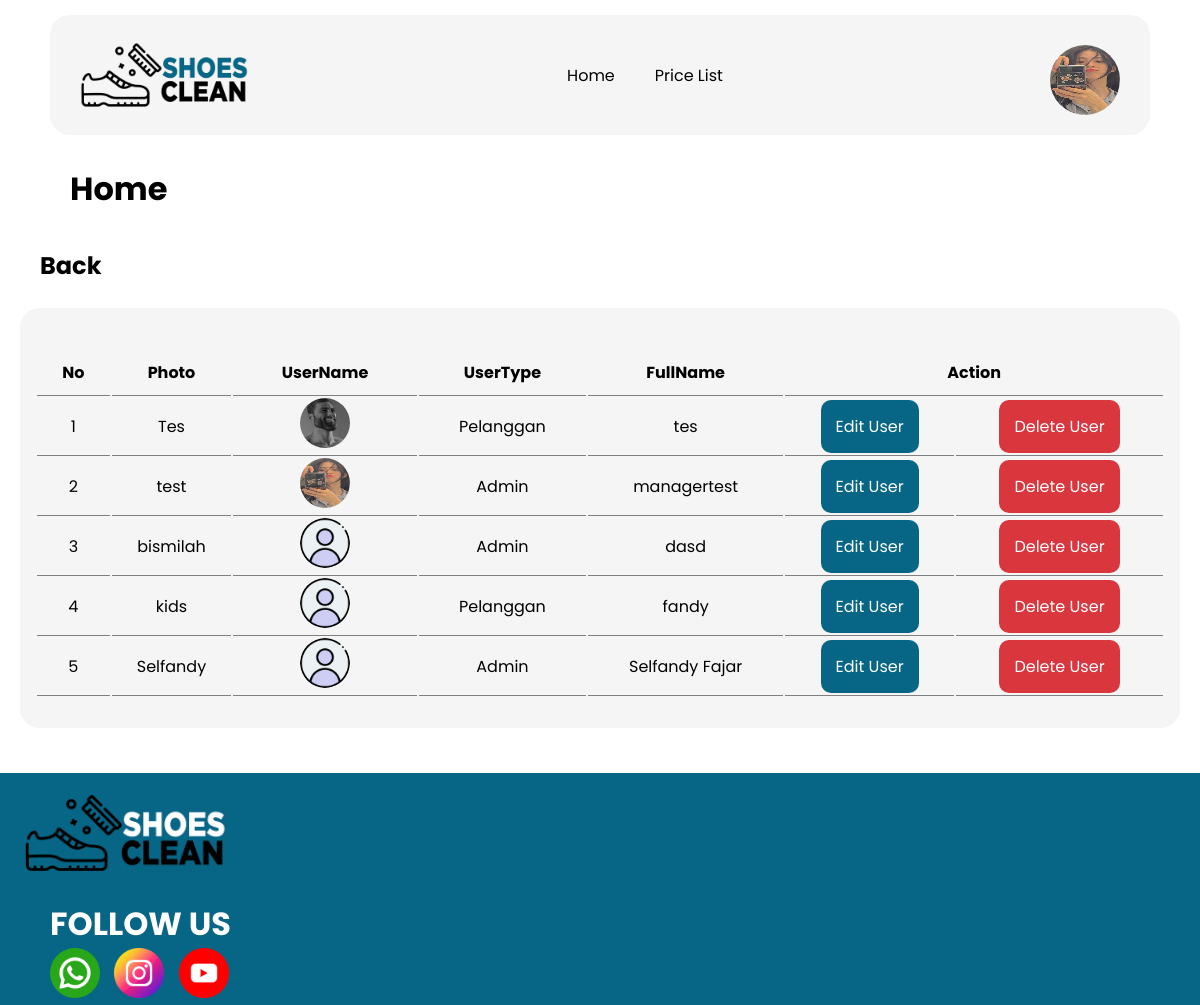
The app's page /read_user.php (signed in) with its own data.
### tables this page shows
CREATE TABLE `user` (
  `userid` int(50) NOT NULL,
  `username` varchar(100) NOT NULL,
  `password_user` varchar(255) NOT NULL,
  `usertype` varchar(50) NOT NULL,
  `fullname` varchar(100) NOT NULL,
  `userphoto` varchar(225) NOT NULL DEFAULT 'default.png'
);

### read_user.php (the view, shortened to what this page needs)
<!DOCTYPE html>
<html lang="en">
<head>
    <link rel="stylesheet" href="css/style.css">
</head>
<body>
    <div class="container">
        <div class="header">
            <div class="navbar">
                    <img class="logo" src="assets/logo.png">
                    <ul>
                        <li class="list"><a href="index.php">Home</a></li>
                        <li class="list"><a href="pricelist.php">Price List</a></li>
                    </ul>
                    <?php
                    include "connection.php";
                    $query = "SELECT * FROM user WHERE userid= '$_SESSION[userid]'";
                    $user = mysqli_query($db_connection, $query);
                    $data = mysqli_fetch_assoc($user);
                    ?>
                    <a href="change_photo.php">
                        <img class="profile" src="upload/user/<?= $data['userphoto']; ?>">
                    </a>
            </div>
        </div>
        <div class="content">
            <h1 class="title">Home</h1>
            <br>
        <?php if ($_SESSION['usertype'] == 'Admin') { ?>
        <div class="container-card-c">
        <h2 class="title-back"><a href="index.php">Back</a></h2>
        <br>
        <table class="table-content" >
                <tr>
                    <th>No</th>
                    <th>Photo</th>
                    <th>UserName</th>
                    <th>UserType</th>
                    <th>FullName</th>
                    <th colspan="2">Action</th>
                </tr>
                <?php
                    include "connection.php";
                    $query = "SELECT * FROM user";
                    $pets = mysqli_query($db_connection, $query);
                    $i=1;
                    foreach ($pets as $data) :
                    ?>
                <tr>
                    <td><?php echo $i++; ?></td>
                    <td><?php echo $data['username']; ?></td>
                    <td>
                        <img src="upload/user/<?php echo $data['userphoto']; ?>" width="50" height="50" style="border-radius: 50%;"><br>
                    </td>
                    <td><?php echo $data['usertype']; ?></td>
                    <td><?php echo $data['fullname']; ?></td>
                    <td><p><a href="edit_user.php?id=<?=$data['userid']?>" class="btn-end">Edit User</a></p></td>
                    <td><p><a href="delete_user.php?id=<?=$data['userid']?>"onclick= "return confirm('Are you sure?')" class="btn-del">Delete User</a></p></td>
                </tr>
                <?php endforeach; ?>
            </table>
            </div>
            <?php } ?>
        <br>
        </div>
    </div>
    <footer>
            <img class="logo-footer" src="assets/logo2.png">
        <div class="follow">
            <h1>FOLLOW US</h1>
            <div class="sosmed">
                <img src="assets/whatsapp (1).png" class="img-footer">
                <img src="assets/instagram.png" class="img-footer">
                <img src="assets/youtube (1).png" class="img-footer">
            </div>
        </div>
    </footer>
</body>
</html>

### css/style.css (style rules this page uses)
* { margin: 0; padding: 0; }
html { font-family: 'Poppins', sans-serif; }
.container { width: 100%; height: 100%; }
.header { position: sticky; width: 100%; padding-top: 15px; justify-content: center; }
.navbar { padding: 10px; display: flex; justify-content: space-evenly; top: 50px; width: 90%; height: 100px; margin: auto; border-radius: 20px; background-color: #f5f5f5; }
.navbar ul { display: flex; width: 100%; height: 100%; object-fit: cover; justify-content: center; align-items: center; border-radius: 10px; }
.navbar .list { font-family: 'Poppins'; text-decoration: none; list-style-type: none; transition-delay: .1s; border-radius: 10px; transition: .5s ease-in-out; }
.navbar a { padding: 15px; margin: 5px; text-decoration: none; color: black; transition: .5s ease-in-out; border-radius: 10px; }
.btn-end { width: 70px; height: 20px; padding: 15px; text-decoration: none; color: #fff; background-color: #076585; transition: .5s ease-in-out; border-radius: 10px; text-align: center; }
.btn-del { width: 70px; height: 20px; padding: 15px; text-decoration: none; color: #fff; background-color: #da363e; transition: .5s ease-in-out; border-radius: 10px; text-align: center; }
.navbar .profile { margin: auto; border-radius: 50%; width: 70px; height: 70px; align-items: center; }
.content { height: 100%; padding: 20px; }
.title { margin: 10px 50px; }
.table-content { width: 100%; background-color: #f5f5f5; border-radius: 20px; padding: 40px 15px; padding-bottom: 30px; max-height: 750px; text-align: center; margin: auto; }
.table-content th { padding: 10px; border-bottom: 1px solid grey; align-items: center; }
.table-content td { border-bottom: 1px solid grey; }
.title-back a { padding: 15px; margin: 5px; text-decoration: none; color: black; transition: .5s ease-in-out; border-radius: 10px; }
footer { width: 100%; height: 100%; background-color: #076585; }
.logo-footer { width: 20%; }
.follow { margin-left: 50px; color: #fff; }
.img-footer { width: 50px; margin-right: 10px; }

### records on screen
user: userphoto (picture), username "test", usertype "Admin", fullname "managertest"
user: username "Tes", userphoto (picture), usertype "Pelanggan", fullname "tes"
user: username "bismilah", userphoto (placeholder picture), usertype "Admin", fullname "dasd"
user: username "kids", userphoto (placeholder picture), usertype "Pelanggan", fullname "fandy"
user: username "Selfandy", userphoto (placeholder picture), usertype "Admin", fullname "Selfandy Fajar"
